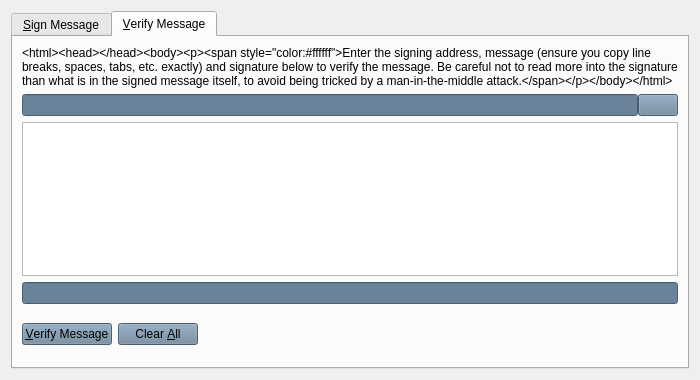
<?xml version="1.0" encoding="UTF-8"?>
<ui version="4.0">
 <class>SignVerifyMessageDialog</class>
 <widget class="QDialog" name="SignVerifyMessageDialog">
  <property name="geometry">
   <rect>
    <x>0</x>
    <y>0</y>
    <width>700</width>
    <height>380</height>
   </rect>
  </property>
  <property name="windowTitle">
   <string>Signatures - Sign / Verify a Message</string>
  </property>
  <property name="styleSheet">
   <string notr="true">background-image: url(:/images/bkg);</string>
  </property>
  <property name="modal">
   <bool>true</bool>
  </property>
  <layout class="QVBoxLayout" name="verticalLayout">
   <item>
    <widget class="QTabWidget" name="tabWidget">
     <property name="currentIndex">
      <number>1</number>
     </property>
     <widget class="QWidget" name="tabSignMessage">
      <attribute name="title">
       <string>&amp;Sign Message</string>
      </attribute>
      <layout class="QVBoxLayout" name="verticalLayout_SM">
       <item>
        <widget class="QLabel" name="infoLabel_SM">
         <property name="text">
          <string>&lt;html&gt;&lt;head/&gt;&lt;body&gt;&lt;p&gt;&lt;span style=&quot; color:#ff0000;&quot;&gt;You can sign messages with your addresses to prove you own them. Be careful not to sign anything vague, as phishing attacks may try to trick you into signing your identity over to them. Only sign fully-detailed statements you agree to.&lt;/span&gt;&lt;/p&gt;&lt;/body&gt;&lt;/html&gt;</string>
         </property>
         <property name="textFormat">
          <enum>Qt::PlainText</enum>
         </property>
         <property name="wordWrap">
          <bool>true</bool>
         </property>
        </widget>
       </item>
       <item>
        <layout class="QHBoxLayout" name="horizontalLayout_1_SM">
         <property name="spacing">
          <number>0</number>
         </property>
         <item>
          <widget class="QValidatedLineEdit" name="addressIn_SM">
           <property name="toolTip">
            <string>The address to sign the message with (e.g. JgZaH1DdikpMTYc2x1Xb6eFBkKGibjmPb9)</string>
           </property>
           <property name="styleSheet">
            <string notr="true">background-image: url(:/images/bgbfree);
background-color: rgb(106, 131, 154);</string>
           </property>
           <property name="maxLength">
            <number>34</number>
           </property>
          </widget>
         </item>
         <item>
          <widget class="QPushButton" name="addressBookButton_SM">
           <property name="toolTip">
            <string>Choose an address from the address book</string>
           </property>
           <property name="styleSheet">
            <string notr="true">background-color: rgb(106, 131, 154);
background-image: url(:/images/bgbfree);</string>
           </property>
           <property name="text">
            <string/>
           </property>
           <property name="icon">
            <iconset resource="../bitcoin.qrc">
             <normaloff>:/icons/address-book</normaloff>:/icons/address-book</iconset>
           </property>
           <property name="shortcut">
            <string>Alt+A</string>
           </property>
           <property name="autoDefault">
            <bool>false</bool>
           </property>
          </widget>
         </item>
         <item>
          <widget class="QPushButton" name="pasteButton_SM">
           <property name="toolTip">
            <string>Paste address from clipboard</string>
           </property>
           <property name="styleSheet">
            <string notr="true">background-color: rgb(106, 131, 154);
background-image: url(:/images/bgbfree);</string>
           </property>
           <property name="text">
            <string/>
           </property>
           <property name="icon">
            <iconset resource="../bitcoin.qrc">
             <normaloff>:/icons/editpaste</normaloff>:/icons/editpaste</iconset>
           </property>
           <property name="shortcut">
            <string>Alt+P</string>
           </property>
           <property name="autoDefault">
            <bool>false</bool>
           </property>
          </widget>
         </item>
        </layout>
       </item>
       <item>
        <widget class="QPlainTextEdit" name="messageIn_SM">
         <property name="toolTip">
          <string>Enter the message you want to sign here</string>
         </property>
        </widget>
       </item>
       <item>
        <layout class="QHBoxLayout" name="horizontalLayout_2_SM">
         <property name="spacing">
          <number>0</number>
         </property>
         <item>
          <widget class="QLineEdit" name="signatureOut_SM">
           <property name="font">
            <font>
             <italic>true</italic>
            </font>
           </property>
           <property name="styleSheet">
            <string notr="true">background-color: rgb(106, 131, 154);</string>
           </property>
           <property name="readOnly">
            <bool>true</bool>
           </property>
          </widget>
         </item>
         <item>
          <widget class="QPushButton" name="copySignatureButton_SM">
           <property name="toolTip">
            <string>Copy the current signature to the system clipboard</string>
           </property>
           <property name="styleSheet">
            <string notr="true">background-image: url(:/images/bgbfree);
background-color: rgb(106, 131, 154);</string>
           </property>
           <property name="text">
            <string/>
           </property>
           <property name="icon">
            <iconset resource="../bitcoin.qrc">
             <normaloff>:/icons/editcopy</normaloff>:/icons/editcopy</iconset>
           </property>
           <property name="autoDefault">
            <bool>false</bool>
           </property>
          </widget>
         </item>
        </layout>
       </item>
       <item>
        <layout class="QHBoxLayout" name="horizontalLayout_3_SM">
         <item>
          <widget class="QPushButton" name="signMessageButton_SM">
           <property name="toolTip">
            <string>Sign the message to prove you own this BuyCoin address</string>
           </property>
           <property name="styleSheet">
            <string notr="true">background-color: rgb(106, 131, 154);
background-image: url(:/images/bgbfree);</string>
           </property>
           <property name="text">
            <string>&amp;Sign Message</string>
           </property>
           <property name="icon">
            <iconset resource="../bitcoin.qrc">
             <normaloff>:/icons/edit</normaloff>:/icons/edit</iconset>
           </property>
           <property name="autoDefault">
            <bool>false</bool>
           </property>
          </widget>
         </item>
         <item>
          <widget class="QPushButton" name="clearButton_SM">
           <property name="toolTip">
            <string>Reset all sign message fields</string>
           </property>
           <property name="styleSheet">
            <string notr="true">background-color: rgb(106, 131, 154);
background-image: url(:/images/bgbfree);</string>
           </property>
           <property name="text">
            <string>Clear &amp;All</string>
           </property>
           <property name="icon">
            <iconset resource="../bitcoin.qrc">
             <normaloff>:/icons/remove</normaloff>:/icons/remove</iconset>
           </property>
           <property name="autoDefault">
            <bool>false</bool>
           </property>
          </widget>
         </item>
         <item>
          <spacer name="horizontalSpacer_1_SM">
           <property name="orientation">
            <enum>Qt::Horizontal</enum>
           </property>
           <property name="sizeHint" stdset="0">
            <size>
             <width>40</width>
             <height>48</height>
            </size>
           </property>
          </spacer>
         </item>
         <item>
          <widget class="QLabel" name="statusLabel_SM">
           <property name="font">
            <font>
             <weight>75</weight>
             <bold>true</bold>
            </font>
           </property>
           <property name="styleSheet">
            <string notr="true">background-image: url(:/images/bgbfree);</string>
           </property>
           <property name="text">
            <string/>
           </property>
           <property name="wordWrap">
            <bool>true</bool>
           </property>
          </widget>
         </item>
         <item>
          <spacer name="horizontalSpacer_2_SM">
           <property name="orientation">
            <enum>Qt::Horizontal</enum>
           </property>
           <property name="sizeHint" stdset="0">
            <size>
             <width>40</width>
             <height>48</height>
            </size>
           </property>
          </spacer>
         </item>
        </layout>
       </item>
      </layout>
     </widget>
     <widget class="QWidget" name="tabVerifyMessage">
      <attribute name="title">
       <string>&amp;Verify Message</string>
      </attribute>
      <layout class="QVBoxLayout" name="verticalLayout_VM">
       <item>
        <widget class="QLabel" name="infoLabel_VM">
         <property name="text">
          <string>&lt;html&gt;&lt;head/&gt;&lt;body&gt;&lt;p&gt;&lt;span style=&quot; color:#ffffff;&quot;&gt;Enter the signing address, message (ensure you copy line breaks, spaces, tabs, etc. exactly) and signature below to verify the message. Be careful not to read more into the signature than what is in the signed message itself, to avoid being tricked by a man-in-the-middle attack.&lt;/span&gt;&lt;/p&gt;&lt;/body&gt;&lt;/html&gt;</string>
         </property>
         <property name="textFormat">
          <enum>Qt::PlainText</enum>
         </property>
         <property name="alignment">
          <set>Qt::AlignLeading|Qt::AlignLeft|Qt::AlignTop</set>
         </property>
         <property name="wordWrap">
          <bool>true</bool>
         </property>
        </widget>
       </item>
       <item>
        <layout class="QHBoxLayout" name="horizontalLayout_1_VM">
         <property name="spacing">
          <number>0</number>
         </property>
         <item>
          <widget class="QValidatedLineEdit" name="addressIn_VM">
           <property name="toolTip">
            <string>The address the message was signed with (e.g. JgZaH1DdikpMTYc2x1Xb6eFBkKGibjmPb9)</string>
           </property>
           <property name="styleSheet">
            <string notr="true">background-color: rgb(106, 131, 154);</string>
           </property>
           <property name="maxLength">
            <number>34</number>
           </property>
          </widget>
         </item>
         <item>
          <widget class="QPushButton" name="addressBookButton_VM">
           <property name="toolTip">
            <string>Choose an address from the address book</string>
           </property>
           <property name="styleSheet">
            <string notr="true">background-color: rgb(106, 131, 154);
background-image: url(:/images/bgbfree);</string>
           </property>
           <property name="text">
            <string/>
           </property>
           <property name="icon">
            <iconset resource="../bitcoin.qrc">
             <normaloff>:/icons/address-book</normaloff>:/icons/address-book</iconset>
           </property>
           <property name="shortcut">
            <string>Alt+A</string>
           </property>
           <property name="autoDefault">
            <bool>false</bool>
           </property>
          </widget>
         </item>
        </layout>
       </item>
       <item>
        <widget class="QPlainTextEdit" name="messageIn_VM"/>
       </item>
       <item>
        <widget class="QValidatedLineEdit" name="signatureIn_VM">
         <property name="styleSheet">
          <string notr="true">background-color: rgb(106, 131, 154);</string>
         </property>
        </widget>
       </item>
       <item>
        <layout class="QHBoxLayout" name="horizontalLayout_2_VM">
         <item>
          <widget class="QPushButton" name="verifyMessageButton_VM">
           <property name="toolTip">
            <string>Verify the message to ensure it was signed with the specified BuyCoin address</string>
           </property>
           <property name="styleSheet">
            <string notr="true">background-color: rgb(106, 131, 154);
background-image: url(:/images/bgbfree);</string>
           </property>
           <property name="text">
            <string>&amp;Verify Message</string>
           </property>
           <property name="icon">
            <iconset resource="../bitcoin.qrc">
             <normaloff>:/icons/transaction_0</normaloff>:/icons/transaction_0</iconset>
           </property>
           <property name="autoDefault">
            <bool>false</bool>
           </property>
          </widget>
         </item>
         <item>
          <widget class="QPushButton" name="clearButton_VM">
           <property name="toolTip">
            <string>Reset all verify message fields</string>
           </property>
           <property name="styleSheet">
            <string notr="true">background-color: rgb(106, 131, 154);
background-image: url(:/images/bgbfree);</string>
           </property>
           <property name="text">
            <string>Clear &amp;All</string>
           </property>
           <property name="icon">
            <iconset resource="../bitcoin.qrc">
             <normaloff>:/icons/remove</normaloff>:/icons/remove</iconset>
           </property>
           <property name="autoDefault">
            <bool>false</bool>
           </property>
          </widget>
         </item>
         <item>
          <spacer name="horizontalSpacer_1_VM">
           <property name="orientation">
            <enum>Qt::Horizontal</enum>
           </property>
           <property name="sizeHint" stdset="0">
            <size>
             <width>40</width>
             <height>48</height>
            </size>
           </property>
          </spacer>
         </item>
         <item>
          <widget class="QLabel" name="statusLabel_VM">
           <property name="font">
            <font>
             <weight>75</weight>
             <bold>true</bold>
            </font>
           </property>
           <property name="styleSheet">
            <string notr="true">background-image: url(:/images/bgbfree);</string>
           </property>
           <property name="text">
            <string/>
           </property>
           <property name="wordWrap">
            <bool>true</bool>
           </property>
          </widget>
         </item>
         <item>
          <spacer name="horizontalSpacer_2_VM">
           <property name="orientation">
            <enum>Qt::Horizontal</enum>
           </property>
           <property name="sizeHint" stdset="0">
            <size>
             <width>40</width>
             <height>48</height>
            </size>
           </property>
          </spacer>
         </item>
        </layout>
       </item>
      </layout>
     </widget>
    </widget>
   </item>
  </layout>
 </widget>
 <customwidgets>
  <customwidget>
   <class>QValidatedLineEdit</class>
   <extends>QLineEdit</extends>
   <header>qvalidatedlineedit.h</header>
  </customwidget>
 </customwidgets>
 <resources>
  <include location="../bitcoin.qrc"/>
 </resources>
 <connections/>
</ui>
